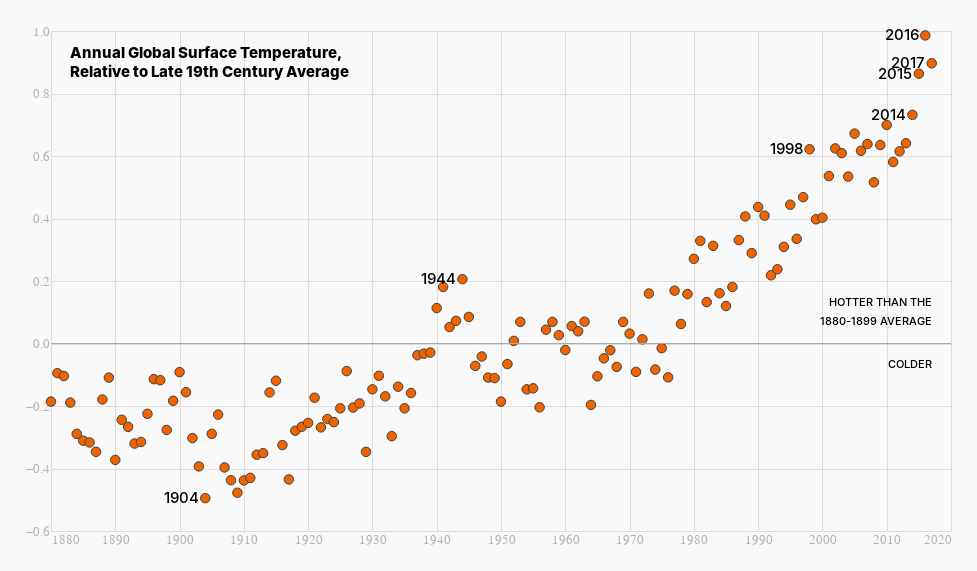

The code cell stored with this chart in its notebook:
### Markdown cell above
## Chart

### Code cell
main_chart = alt.Chart(df1).mark_point(
    
            color = '#404040', fill = '#f06400',
            size = 90, opacity = 1, strokeWidth = 1
            ).encode(
    
    x = alt.X(field='Year', type = 'quantitative', title='',
              scale = alt.Scale(zero = False),
              axis = alt.Axis(format = 'k', tickCount = 13, labelFontSize=13, labelColor='#b3b3b3')),
    
    y = alt.Y(field = 'average_temp', type = 'quantitative', title='',
              scale = alt.Scale(zero = False),
              axis = alt.Axis(tickCount = 10, labelFontSize=13, labelColor = '#b3b3b3'))
)


zero_line = alt.Chart(pd.DataFrame({'y': [0]})).mark_rule(color='#A9A9A9').encode(y='y')


title_upper_text = alt.Chart({'values':[{'x': 1883, 'y': 0.93}]}
                            ).mark_text(
                                text='Annual Global Surface Temperature,', 
                                align='left', fontSize=15, fontWeight=800
                            ).encode(x='x:quantitative', y='y:quantitative')

title_bottom_text = alt.Chart({'values':[{'x': 1883, 'y': 0.87}]}
                             ).mark_text(
                                text='Relative to Late 19th Century Average',
                                align='left', fontSize=15, fontWeight=800
                             ).encode( x='x:quantitative', y='y:quantitative')


right_upper_text = alt.Chart({'values':[{'x': 2017, 'y': 0.13}]}
                            ).mark_text(
                                text='HOTTER THAN THE', align='right', 
                                fontWeight=500
                            ).encode( x='x:quantitative', y='y:quantitative')

right_middle_text = alt.Chart({'values':[{'x': 2017, 'y': 0.07}]}
                            ).mark_text(
                                text='1880-1899 AVERAGE', align='right',
                                fontWeight=500
                            ).encode( x='x:quantitative', y='y:quantitative')

right_bottom_text = alt.Chart({'values':[{'x': 2017, 'y': -0.07}]}
                            ).mark_text(
                                align='right',
                                text='COLDER',
                                fontWeight=500
                            ).encode( x='x:quantitative', y='y:quantitative')


years = [1904, 1944, 1998, 2014, 2015, 2016, 2017]
years_var = [0, 0, 0, 0, 0, 0, 0]
    
for i in range(len(years)):
    years_var[i] = alt.Chart({'values':[{'x': years[i]-1, 
                                         'y': df1._get_value(df1.index[df1['Year']==years[i]].tolist()[0], 'average_temp')}]}
                        ).mark_text(
                            align='right', text=str(years[i]),
                            fontWeight=500, fontSize=15,
                            ).encode( x='x:quantitative', y='y:quantitative')


alt.layer(main_chart, zero_line, 
              title_upper_text, title_bottom_text, 
              right_upper_text, right_middle_text, right_bottom_text,
              years_var[0], years_var[1], years_var[2], years_var[3], 
              years_var[4], years_var[5], years_var[6]
         ).properties(width = 900, height = 500, background = '#F9F9F9', padding = 25
         ).configure_axis(ticks = False, domain = False)

### Figure 1 — Vega-Lite specification as saved in the notebook (floating-point values rounded to 4 significant figures; data arrays with more than 128 entries replaced by an {"elided": "..."} marker saying what was removed)
{"config": {"view": {"continuousWidth": 400, "continuousHeight": 300}, "axis": {"domain": false, "ticks": false}}, "layer": [{"data": {"name": "data-b3ea4fa842959303c9981c3f469adada"}, "mark": {"type": "point", "color": "#404040", "fill": "#f06400", "opacity": 1, "size": 90, "strokeWidth": 1}, "encoding": {"x": {"type": "quantitative", "axis": {"format": "k", "labelColor": "#b3b3b3", "labelFontSize": 13, "tickCount": 13}, "field": "Year", "scale": {"zero": false}, "title": ""}, "y": {"type": "quantitative", "axis": {"labelColor": "#b3b3b3", "labelFontSize": 13, "tickCount": 10}, "field": "average_temp", "scale": {"zero": false}, "title": ""}}}, {"data": {"name": "data-06fd9f850666401b4599de5588b60692"}, "mark": {"type": "rule", "color": "#A9A9A9"}, "encoding": {"y": {"type": "quantitative", "field": "y"}}}, {"data": {"name": "data-046feaea5f31edbe6b1ca8adc7401f8a"}, "mark": {"type": "text", "align": "left", "fontSize": 15, "fontWeight": 800, "text": "Annual Global Surface Temperature,"}, "encoding": {"x": {"type": "quantitative", "field": "x"}, "y": {"type": "quantitative", "field": "y"}}}, {"data": {"name": "data-8ef7438d100fde60b1719f5f0a948955"}, "mark": {"type": "text", "align": "left", "fontSize": 15, "fontWeight": 800, "text": "Relative to Late 19th Century Average"}, "encoding": {"x": {"type": "quantitative", "field": "x"}, "y": {"type": "quantitative", "field": "y"}}}, {"data": {"name": "data-43e1ad9ca0ffcc11a42ae1c6a7f8bf64"}, "mark": {"type": "text", "align": "right", "fontWeight": 500, "text": "HOTTER THAN THE"}, "encoding": {"x": {"type": "quantitative", "field": "x"}, "y": {"type": "quantitative", "field": "y"}}}, {"data": {"name": "data-88aa3264ef2d828ba677ee3e0d225023"}, "mark": {"type": "text", "align": "right", "fontWeight": 500, "text": "1880-1899 AVERAGE"}, "encoding": {"x": {"type": "quantitative", "field": "x"}, "y": {"type": "quantitative", "field": "y"}}}, {"data": {"name": "data-c19e19148f1ec7631a2a6297541723af"}, "mark": {"type": "text", "align": "right", "fontWeight": 500, "text": "COLDER"}, "encoding": {"x": {"type": "quantitative", "field": "x"}, "y": {"type": "quantitative", "field": "y"}}}, {"data": {"name": "data-360c64420b474175b0d5fac039f8b534"}, "mark": {"type": "text", "align": "right", "fontSize": 15, "fontWeight": 500, "text": "1904"}, "encoding": {"x": {"type": "quantitative", "field": "x"}, "y": {"type": "quantitative", "field": "y"}}}, {"data": {"name": "data-8a661a3ec0296ad2290f43136353d000"}, "mark": {"type": "text", "align": "right", "fontSize": 15, "fontWeight": 500, "text": "1944"}, "encoding": {"x": {"type": "quantitative", "field": "x"}, "y": {"type": "quantitative", "field": "y"}}}, {"data": {"name": "data-09d9a840924993dc72738dabdbfeced0"}, "mark": {"type": "text", "align": "right", "fontSize": 15, "fontWeight": 500, "text": "1998"}, "encoding": {"x": {"type": "quantitative", "field": "x"}, "y": {"type": "quantitative", "field": "y"}}}, {"data": {"name": "data-94c5095701725cd5e0af107769a77782"}, "mark": {"type": "text", "align": "right", "fontSize": 15, "fontWeight": 500, "text": "2014"}, "encoding": {"x": {"type": "quantitative", "field": "x"}, "y": {"type": "quantitative", "field": "y"}}}, {"data": {"name": "data-035962e862773567cd2fe3a35353b7d9"}, "mark": {"type": "text", "align": "right", "fontSize": 15, "fontWeight": 500, "text": "2015"}, "encoding": {"x": {"type": "quantitative", "field": "x"}, "y": {"type": "quantitative", "field": "y"}}}, {"data": {"name": "data-653ad2838eb1614623e28b2407534a05"}, "mark": {"type": "text", "align": "right", "fontSize": 15, "fontWeight": 500, "text": "2016"}, "encoding": {"x": {"type": "quantitative", "field": "x"}, "y": {"type": "quantitative", "field": "y"}}}, {"data": {"name": "data-2b9388f05cf40089eb44659b882f25c0"}, "mark": {"type": "text", "align": "right", "fontSize": 15, "fontWeight": 500, "text": "2017"}, "encoding": {"x": {"type": "quantitative", "field": "x"}, "y": {"type": "quantitative", "field": "y"}}}], "background": "#F9F9F9", "height": 500, "padding": 25, "width": 900, "$schema": "https://vega.github.io/schema/vega-lite/v4.8.1.json", "datasets": {"data-b3ea4fa842959303c9981c3f469adada": {"elided": "138 records"}, "data-06fd9f850666401b4599de5588b60692": [{"y": 0}], "data-046feaea5f31edbe6b1ca8adc7401f8a": [{"x": 1883, "y": 0.93}], "data-8ef7438d100fde60b1719f5f0a948955": [{"x": 1883, "y": 0.87}], "data-43e1ad9ca0ffcc11a42ae1c6a7f8bf64": [{"x": 2017, "y": 0.13}], "data-88aa3264ef2d828ba677ee3e0d225023": [{"x": 2017, "y": 0.07}], "data-c19e19148f1ec7631a2a6297541723af": [{"x": 2017, "y": -0.07}], "data-360c64420b474175b0d5fac039f8b534": [{"x": 1903, "y": -0.495}], "data-8a661a3ec0296ad2290f43136353d000": [{"x": 1943, "y": 0.2058}], "data-09d9a840924993dc72738dabdbfeced0": [{"x": 1997, "y": 0.6217}], "data-94c5095701725cd5e0af107769a77782": [{"x": 2013, "y": 0.7317}], "data-035962e862773567cd2fe3a35353b7d9": [{"x": 2014, "y": 0.8633}], "data-653ad2838eb1614623e28b2407534a05": [{"x": 2015, "y": 0.9858}], "data-2b9388f05cf40089eb44659b882f25c0": [{"x": 2016, "y": 0.8967}]}}
